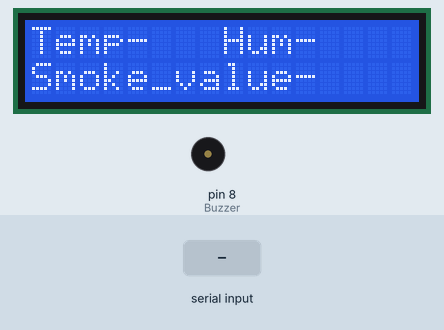
Recording of a sketch running on a simulated Arduino Uno, built with avr-gcc and run on an emulated ATmega328P. Parts: 16×2 character LCD, buzzer (waves = sounding, pin HIGH). The inputs (shaded band) are chosen by the test bench. What the sketch prints to the serial monitor is not drawn.

Above: at 1.2 s.
1.3 s: "90,45\n" received over Serial
At 4.0 s:
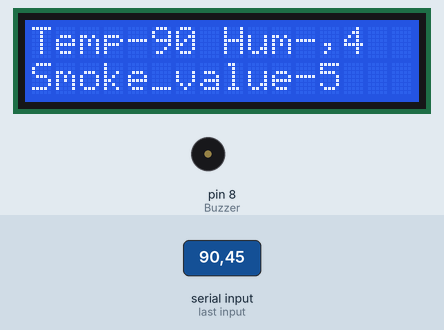
4.3 s: "5\n" received over Serial
7.3 s: "30,150\n" received over Serial
At 10.1 s:
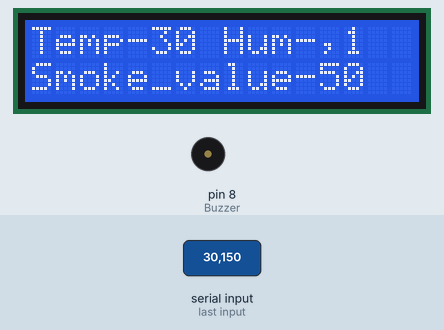
10.3 s: "51\n" received over Serial
At 12.2 s:
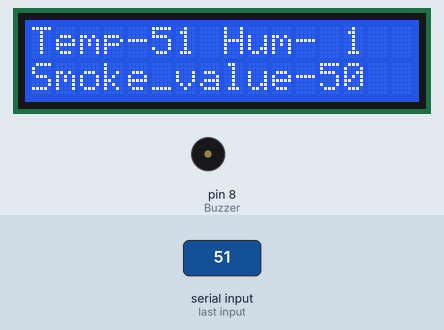
12.9 s: "90,45\n" received over Serial
At 15.8 s:
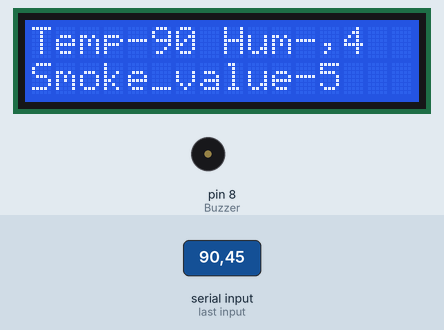
15.9 s: "50\n" received over Serial
At 19.0 s:
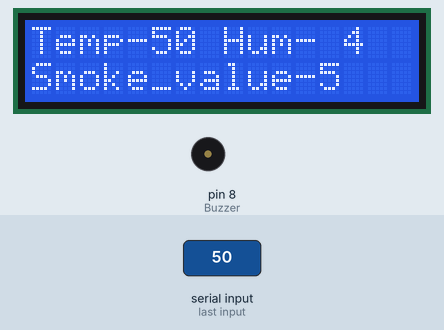
Timing chart, 0 to 19.9 s (numbered marks = the images above; inputs shaded):
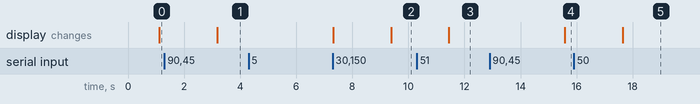

Measured:
- after the input at 1.3 s, the display: changes after 1.9 s (image 1)
- after the input at 4.3 s, every drawn part: stays the same
- after the input at 7.3 s, the display: first differs from a run without the input after 2.1 s (image 2)
- after the input at 10.3 s, the display: changes after 1.1 s (image 3)
- after the input at 12.9 s, the display: changes after 2.7 s (image 4)
- after the input at 15.9 s, the display: changes after 1.7 s (image 5)

The sketch:

operating_code.ino
```cpp
#include <Wire.h>
#include <LiquidCrystal_I2C.h>
LiquidCrystal_I2C lcd(0x27, 2, 1, 0, 4, 5, 6, 7, 3, POSITIVE);
int Buzzer=8,temp[7],i,led=7;

#include <SoftwareSerial.h>
#include <ArduinoJson.h>
SoftwareSerial s(5,6);


void setup()
{
  pinMode(Buzzer,OUTPUT);
  //Serial.begin(9600);
  lcd.begin(16,2);
  lcd.backlight();

  Serial.begin(9600);
  s.begin(9600);

  Serial.println("CLEARDATA");
  Serial.println("LABEL,DATE,TIME,TEMPERATURE,HUMIDITY,SMOKE_VALUE");


}


StaticJsonBuffer<1000> jsonBuffer;
JsonObject& root = jsonBuffer.createObject();


void loop()

{
i=0;
  while(Serial.available()>0){
    temp[i] = Serial.read();
    i++;
  }

int x = ((temp[0] - 48) *10) +  (temp[1] - 48) ;
int y = ((temp[2] - 48) *10) +  (temp[3] - 48) ;
int z = ((temp[4] - 48) *100) + ((temp[5] - 48) *10) + (temp[6] - 48) ;


Serial.write ("DATA,DATE,TIME,");
//Serial.print("the temperature is : ");
Serial.print(x);
Serial.print(",");
//Serial.print("the humidity is : ");
Serial.print(y);
Serial.print(",");
//Serial.print("the smoke value is : ");
Serial.print(z);
Serial.println();


delay (1000);

lcd.setCursor(0,0);
lcd.write("Temp-");
lcd.write(temp[0]);
lcd.write(temp[1]);
lcd.write(' ');
//delay(1000);
//lcd.setCursor(0,1);
lcd.write("Hum-");
lcd.write(temp[2]);
lcd.write(temp[3]);
lcd.setCursor(0,1);
lcd.write("Smoke_value-");
lcd.write(temp[4]);
lcd.write(temp[5]);
lcd.write(temp[6]);
delay(1000);


  root["temp"] = x;
  root["hum"] = y;
  root["gasv"]= z;


root.printTo(s);
if (temp[0] == 51 && temp[1] == 50){
  digitalWrite(Buzzer,HIGH);
  digitalWrite(led,LOW);
  delay(1000);
}
else {
    digitalWrite(Buzzer,LOW);
    digitalWrite(led,HIGH);

}
}
```
